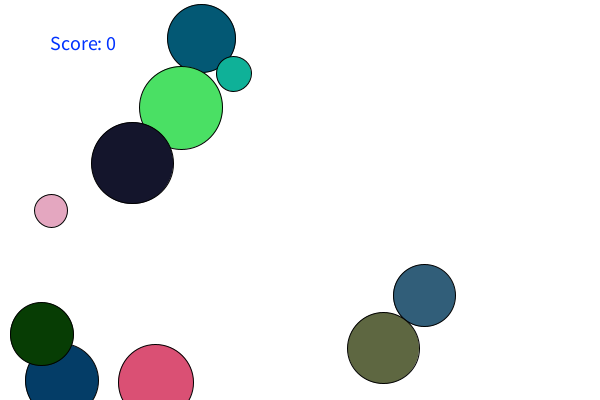
Frame 1 (no input)
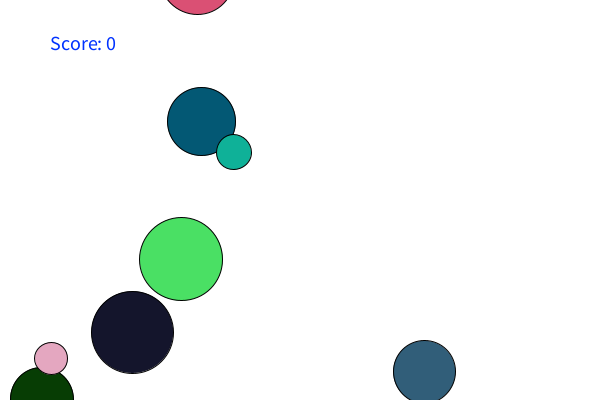
Frame 60 (the mouse pressed at the canvas centre just before this capture)
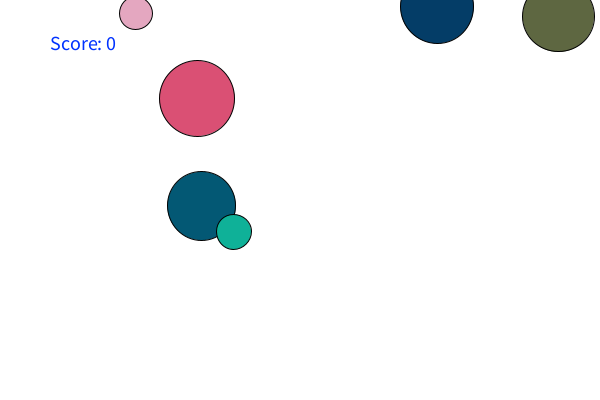
Frame 120 (the mouse held since frame 60 and released just before this capture)

The Processing sketch that drew these frames (run headless with seeded random() and noise(); from frame 60 on, the mouse is pressed at the canvas centre):

// Processing sketch: lab3
// ── lab3.pde
Ball[] balls = new Ball[10];  // Array of Ball objects
int scoreCounter = 0;  // Score tracker
int backgroundColor = 255;  // Background color tracker

void setup() {
  size(600, 400);
  for (int i = 0; i < balls.length; i++) {  //Create ball objects
    balls[i] = new Ball();
  }
}

void draw() {
  background(backgroundColor);
  for (int i = 0; i < balls.length; i++) {
    balls[i].draw();
  }
  
  fill(0, 50, 255);
  textSize(20);
  text("Score: " + scoreCounter, 50, 50);
}

void mouseReleased() {  // Mark setClicked to true on mouseRelease
  for (Ball b : balls) {
    if (dist(mouseX, mouseY, b.x, b.y) < b.r/2) {
      b.setClicked();
      scoreCounter++;
    }
  }
}

class Ball {
  float r, x, y, z, yspeed;  // R(radius), X(x-coordinate), Y(y-coordinate), Z(z-coordinate), yspeed(how fast the ball comes down)
  color col;  // Color of ball
  boolean clicked;  // Boolean to check whether the ball was clicked

  Ball() {
    // Randomly setting values for a ball object's properties
    this.r = random(30, 100);
    this.x = random(width);
    this.y = random(height);
    this.yspeed = random(1, 3);
    this.col = color(random(255), random(255), random(255));
    this.clicked = false;
  }

  void setClicked() {
    this.clicked = true;
  }

  void draw() {
    y = y + yspeed;
    if (y > height) {
      y = random(-200, -100);
      x = random(width);
      yspeed = random(1, 3);
    }

    if (clicked == true) {
      stroke(255);
      fill(255);
      ellipse(x, y, 0, 0);
    } else {
      stroke(0);
      fill(col);
      ellipse(x, y, r, r);
    }

    if (y < 0 - r) {
      clicked = false;
    }
  }
}
